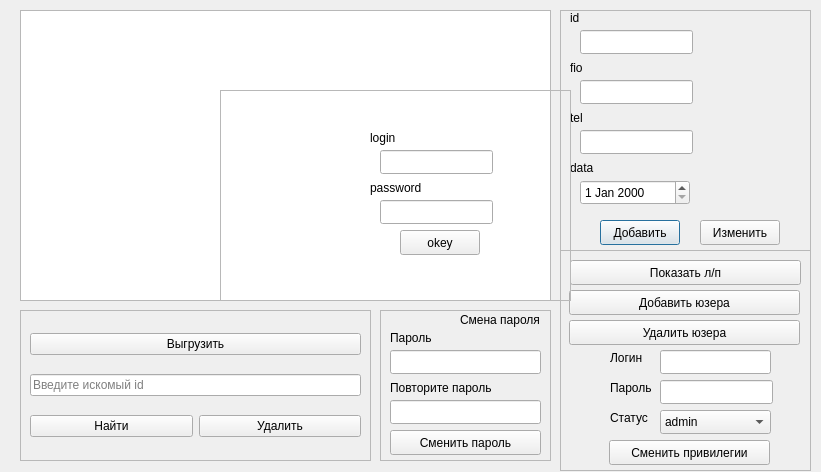
<?xml version="1.0" encoding="UTF-8"?>
<ui version="4.0">
 <class>menu</class>
 <widget class="QDialog" name="menu">
  <property name="geometry">
   <rect>
    <x>0</x>
    <y>0</y>
    <width>821</width>
    <height>472</height>
   </rect>
  </property>
  <property name="windowTitle">
   <string>Dialog</string>
  </property>
  <widget class="QTableView" name="tableView">
   <property name="geometry">
    <rect>
     <x>20</x>
     <y>10</y>
     <width>531</width>
     <height>291</height>
    </rect>
   </property>
  </widget>
  <widget class="QFrame" name="frame">
   <property name="geometry">
    <rect>
     <x>560</x>
     <y>10</y>
     <width>251</width>
     <height>241</height>
    </rect>
   </property>
   <property name="frameShape">
    <enum>QFrame::StyledPanel</enum>
   </property>
   <property name="frameShadow">
    <enum>QFrame::Raised</enum>
   </property>
   <widget class="QLabel" name="label">
    <property name="geometry">
     <rect>
      <x>10</x>
      <y>50</y>
      <width>55</width>
      <height>16</height>
     </rect>
    </property>
    <property name="text">
     <string>fio</string>
    </property>
   </widget>
   <widget class="QLabel" name="label_2">
    <property name="geometry">
     <rect>
      <x>10</x>
      <y>100</y>
      <width>55</width>
      <height>16</height>
     </rect>
    </property>
    <property name="text">
     <string>tel</string>
    </property>
   </widget>
   <widget class="QLabel" name="label_3">
    <property name="geometry">
     <rect>
      <x>10</x>
      <y>150</y>
      <width>55</width>
      <height>16</height>
     </rect>
    </property>
    <property name="text">
     <string>data</string>
    </property>
   </widget>
   <widget class="QLineEdit" name="line_fio">
    <property name="geometry">
     <rect>
      <x>20</x>
      <y>70</y>
      <width>113</width>
      <height>24</height>
     </rect>
    </property>
   </widget>
   <widget class="QLineEdit" name="line_tel">
    <property name="geometry">
     <rect>
      <x>20</x>
      <y>120</y>
      <width>113</width>
      <height>24</height>
     </rect>
    </property>
   </widget>
   <widget class="QPushButton" name="add">
    <property name="geometry">
     <rect>
      <x>40</x>
      <y>210</y>
      <width>80</width>
      <height>25</height>
     </rect>
    </property>
    <property name="text">
     <string>Добавить</string>
    </property>
   </widget>
   <widget class="QPushButton" name="pushButton_3">
    <property name="geometry">
     <rect>
      <x>140</x>
      <y>210</y>
      <width>80</width>
      <height>25</height>
     </rect>
    </property>
    <property name="text">
     <string>Изменить</string>
    </property>
   </widget>
   <widget class="QLabel" name="label_4">
    <property name="geometry">
     <rect>
      <x>10</x>
      <y>0</y>
      <width>55</width>
      <height>16</height>
     </rect>
    </property>
    <property name="text">
     <string>id</string>
    </property>
   </widget>
   <widget class="QLineEdit" name="line_id">
    <property name="geometry">
     <rect>
      <x>20</x>
      <y>20</y>
      <width>113</width>
      <height>24</height>
     </rect>
    </property>
   </widget>
   <widget class="QDateEdit" name="dateEdit">
    <property name="geometry">
     <rect>
      <x>20</x>
      <y>170</y>
      <width>110</width>
      <height>25</height>
     </rect>
    </property>
   </widget>
  </widget>
  <widget class="QFrame" name="frame_2">
   <property name="geometry">
    <rect>
     <x>20</x>
     <y>310</y>
     <width>351</width>
     <height>151</height>
    </rect>
   </property>
   <property name="frameShape">
    <enum>QFrame::StyledPanel</enum>
   </property>
   <property name="frameShadow">
    <enum>QFrame::Raised</enum>
   </property>
   <layout class="QGridLayout" name="gridLayout">
    <item row="0" column="0" colspan="2">
     <widget class="QPushButton" name="pushButton">
      <property name="text">
       <string>Выгрузить</string>
      </property>
     </widget>
    </item>
    <item row="1" column="0" colspan="2">
     <widget class="QLineEdit" name="line_find">
      <property name="accessibleDescription">
       <string/>
      </property>
      <property name="text">
       <string/>
      </property>
      <property name="placeholderText">
       <string>Введите искомый id</string>
      </property>
     </widget>
    </item>
    <item row="2" column="0">
     <widget class="QPushButton" name="find">
      <property name="text">
       <string>Найти</string>
      </property>
     </widget>
    </item>
    <item row="2" column="1">
     <widget class="QPushButton" name="delete_2">
      <property name="text">
       <string>Удалить</string>
      </property>
     </widget>
    </item>
   </layout>
  </widget>
  <widget class="QFrame" name="frame_3">
   <property name="geometry">
    <rect>
     <x>560</x>
     <y>250</y>
     <width>251</width>
     <height>221</height>
    </rect>
   </property>
   <property name="frameShape">
    <enum>QFrame::StyledPanel</enum>
   </property>
   <property name="frameShadow">
    <enum>QFrame::Raised</enum>
   </property>
   <widget class="QPushButton" name="pokazlp">
    <property name="geometry">
     <rect>
      <x>10</x>
      <y>10</y>
      <width>231</width>
      <height>25</height>
     </rect>
    </property>
    <property name="text">
     <string>Показать л/п</string>
    </property>
   </widget>
   <widget class="QPushButton" name="addus">
    <property name="geometry">
     <rect>
      <x>9</x>
      <y>40</y>
      <width>231</width>
      <height>25</height>
     </rect>
    </property>
    <property name="text">
     <string>Добавить юзера</string>
    </property>
   </widget>
   <widget class="QLineEdit" name="logEdit">
    <property name="geometry">
     <rect>
      <x>100</x>
      <y>100</y>
      <width>111</width>
      <height>24</height>
     </rect>
    </property>
   </widget>
   <widget class="QLineEdit" name="passEdit">
    <property name="geometry">
     <rect>
      <x>100</x>
      <y>130</y>
      <width>113</width>
      <height>24</height>
     </rect>
    </property>
   </widget>
   <widget class="QLabel" name="label_5">
    <property name="geometry">
     <rect>
      <x>50</x>
      <y>100</y>
      <width>55</width>
      <height>16</height>
     </rect>
    </property>
    <property name="text">
     <string>Логин</string>
    </property>
   </widget>
   <widget class="QLabel" name="label_6">
    <property name="geometry">
     <rect>
      <x>50</x>
      <y>130</y>
      <width>55</width>
      <height>16</height>
     </rect>
    </property>
    <property name="text">
     <string>Пароль</string>
    </property>
   </widget>
   <widget class="QLabel" name="label_7">
    <property name="geometry">
     <rect>
      <x>50</x>
      <y>160</y>
      <width>55</width>
      <height>16</height>
     </rect>
    </property>
    <property name="text">
     <string>Статус</string>
    </property>
   </widget>
   <widget class="QPushButton" name="deletelp">
    <property name="geometry">
     <rect>
      <x>9</x>
      <y>70</y>
      <width>231</width>
      <height>25</height>
     </rect>
    </property>
    <property name="text">
     <string>Удалить юзера</string>
    </property>
   </widget>
   <widget class="QPushButton" name="changqau">
    <property name="geometry">
     <rect>
      <x>49</x>
      <y>190</y>
      <width>161</width>
      <height>25</height>
     </rect>
    </property>
    <property name="text">
     <string>Сменить привилегии</string>
    </property>
   </widget>
   <widget class="QComboBox" name="list">
    <property name="geometry">
     <rect>
      <x>100</x>
      <y>160</y>
      <width>111</width>
      <height>24</height>
     </rect>
    </property>
    <item>
     <property name="text">
      <string>admin</string>
     </property>
    </item>
    <item>
     <property name="text">
      <string>manag</string>
     </property>
    </item>
    <item>
     <property name="text">
      <string>user</string>
     </property>
    </item>
   </widget>
  </widget>
  <widget class="QFrame" name="frame_4">
   <property name="geometry">
    <rect>
     <x>380</x>
     <y>310</y>
     <width>171</width>
     <height>151</height>
    </rect>
   </property>
   <property name="frameShape">
    <enum>QFrame::StyledPanel</enum>
   </property>
   <property name="frameShadow">
    <enum>QFrame::Raised</enum>
   </property>
   <widget class="QPushButton" name="changepass">
    <property name="geometry">
     <rect>
      <x>10</x>
      <y>120</y>
      <width>151</width>
      <height>25</height>
     </rect>
    </property>
    <property name="text">
     <string>Сменить пароль</string>
    </property>
   </widget>
   <widget class="QLineEdit" name="passforchan">
    <property name="geometry">
     <rect>
      <x>10</x>
      <y>40</y>
      <width>151</width>
      <height>24</height>
     </rect>
    </property>
   </widget>
   <widget class="QLineEdit" name="repeatpass">
    <property name="geometry">
     <rect>
      <x>10</x>
      <y>90</y>
      <width>151</width>
      <height>24</height>
     </rect>
    </property>
   </widget>
   <widget class="QLabel" name="label_10">
    <property name="geometry">
     <rect>
      <x>10</x>
      <y>20</y>
      <width>55</width>
      <height>16</height>
     </rect>
    </property>
    <property name="text">
     <string>Пароль</string>
    </property>
   </widget>
   <widget class="QLabel" name="label_11">
    <property name="geometry">
     <rect>
      <x>10</x>
      <y>70</y>
      <width>111</width>
      <height>16</height>
     </rect>
    </property>
    <property name="text">
     <string>Повторите пароль</string>
    </property>
   </widget>
   <widget class="QLabel" name="label_12">
    <property name="geometry">
     <rect>
      <x>80</x>
      <y>0</y>
      <width>91</width>
      <height>20</height>
     </rect>
    </property>
    <property name="text">
     <string>Смена пароля</string>
    </property>
   </widget>
  </widget>
  <widget class="QFrame" name="frame_5">
   <property name="geometry">
    <rect>
     <x>220</x>
     <y>90</y>
     <width>351</width>
     <height>211</height>
    </rect>
   </property>
   <property name="styleSheet">
    <string notr="true"/>
   </property>
   <property name="frameShape">
    <enum>QFrame::StyledPanel</enum>
   </property>
   <property name="frameShadow">
    <enum>QFrame::Raised</enum>
   </property>
   <widget class="QPushButton" name="wokey">
    <property name="geometry">
     <rect>
      <x>180</x>
      <y>140</y>
      <width>80</width>
      <height>25</height>
     </rect>
    </property>
    <property name="text">
     <string>okey</string>
    </property>
   </widget>
   <widget class="QLabel" name="label_8">
    <property name="geometry">
     <rect>
      <x>150</x>
      <y>40</y>
      <width>55</width>
      <height>16</height>
     </rect>
    </property>
    <property name="text">
     <string>login</string>
    </property>
   </widget>
   <widget class="QLabel" name="label_9">
    <property name="geometry">
     <rect>
      <x>150</x>
      <y>90</y>
      <width>61</width>
      <height>16</height>
     </rect>
    </property>
    <property name="text">
     <string>password</string>
    </property>
   </widget>
   <widget class="QLineEdit" name="login">
    <property name="geometry">
     <rect>
      <x>160</x>
      <y>60</y>
      <width>113</width>
      <height>24</height>
     </rect>
    </property>
   </widget>
   <widget class="QLineEdit" name="password">
    <property name="geometry">
     <rect>
      <x>160</x>
      <y>110</y>
      <width>113</width>
      <height>24</height>
     </rect>
    </property>
    <property name="echoMode">
     <enum>QLineEdit::Password</enum>
    </property>
   </widget>
  </widget>
 </widget>
 <resources/>
 <connections/>
</ui>
